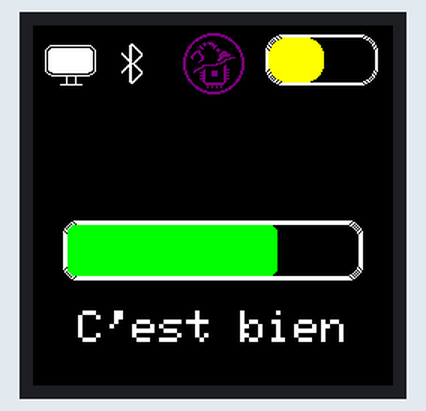
A sketch run on a simulated Arduino Uno, built with avr-gcc and run on an emulated ATmega328P. On the bench: 240×240 colour display.

Above: at 0.3 s.

The sketch:

CodeMontre2711.ino
```cpp
//---------écran------------//

#include <Adafruit_GFX.h>
#include <Adafruit_ST7789.h>
#include <SPI.h>

// Définir les broches SPI pour l'écran (à adapter si nécessaire)
#define TFT_CS   10
#define TFT_RST  9
#define TFT_DC   8

Adafruit_ST7789 display = Adafruit_ST7789(TFT_CS, TFT_DC, TFT_RST);

//------------écran---------------//

// 'Icone ordi allumé', 50x50px
const unsigned char epd_bitmap_Icone_ordi_allum_ [] PROGMEM = {
  0x00, 0x00, 0x00, 0x00, 0x00, 0x00, 0x00, 0x00, 0x00, 0x00, 0x00, 0x00, 0x00, 0x00, 0x00, 0x00,
  0x00, 0x00, 0x00, 0x00, 0x00, 0x00, 0x00, 0x00, 0x00, 0x00, 0x00, 0x00, 0x00, 0x00, 0x00, 0x00,
  0x00, 0x00, 0x00, 0x00, 0x00, 0x00, 0x00, 0x00, 0x00, 0x00, 0x00, 0x00, 0x00, 0x00, 0x00, 0x00,
  0x00, 0x00, 0x00, 0x00, 0x00, 0x00, 0x00, 0x00, 0x00, 0x00, 0x00, 0x00, 0x00, 0x00, 0x00, 0x00,
  0x00, 0x00, 0x00, 0x00, 0x00, 0x00, 0x00, 0x00, 0x00, 0x00, 0x00, 0x00, 0x00, 0x00, 0x00, 0x00,
  0x00, 0x00, 0x00, 0x00, 0x00, 0x00, 0x00, 0x00, 0x00, 0x00, 0x00, 0x00, 0x1f, 0xff, 0xff, 0xfe,
  0x00, 0x00, 0x00, 0x20, 0x00, 0x00, 0x01, 0x00, 0x00, 0x00, 0x4f, 0xff, 0xff, 0xfc, 0x80, 0x00,
  0x00, 0x9f, 0xff, 0xff, 0xfe, 0x40, 0x00, 0x00, 0xbf, 0xff, 0xff, 0xff, 0x40, 0x00, 0x00, 0xbf,
  0xff, 0xff, 0xff, 0x40, 0x00, 0x00, 0xbf, 0xff, 0xff, 0xff, 0x40, 0x00, 0x00, 0xbf, 0xff, 0xff,
  0xff, 0x40, 0x00, 0x00, 0xbf, 0xff, 0xff, 0xff, 0x40, 0x00, 0x00, 0xbf, 0xff, 0xff, 0xff, 0x40,
  0x00, 0x00, 0xbf, 0xff, 0xff, 0xff, 0x40, 0x00, 0x00, 0xbf, 0xff, 0xff, 0xff, 0x40, 0x00, 0x00,
  0xbf, 0xff, 0xff, 0xff, 0x40, 0x00, 0x00, 0xbf, 0xff, 0xff, 0xff, 0x40, 0x00, 0x00, 0xbf, 0xff,
  0xff, 0xff, 0x40, 0x00, 0x00, 0xbf, 0xff, 0xff, 0xff, 0x40, 0x00, 0x00, 0xbf, 0xff, 0xff, 0xff,
  0x40, 0x00, 0x00, 0x9f, 0xff, 0xff, 0xfe, 0x40, 0x00, 0x00, 0x47, 0xff, 0xff, 0xf8, 0x80, 0x00,
  0x00, 0x30, 0x00, 0x00, 0x03, 0x00, 0x00, 0x00, 0x0f, 0xff, 0xff, 0xfc, 0x00, 0x00, 0x00, 0x00,
  0x02, 0x08, 0x00, 0x00, 0x00, 0x00, 0x00, 0x02, 0x08, 0x00, 0x00, 0x00, 0x00, 0x00, 0x02, 0x08,
  0x00, 0x00, 0x00, 0x00, 0x00, 0x02, 0x08, 0x00, 0x00, 0x00, 0x00, 0x00, 0x02, 0x08, 0x00, 0x00,
  0x00, 0x00, 0x00, 0x3f, 0xff, 0x80, 0x00, 0x00, 0x00, 0x00, 0x00, 0x00, 0x00, 0x00, 0x00, 0x00,
  0x00, 0x00, 0x00, 0x00, 0x00, 0x00, 0x00, 0x00, 0x00, 0x00, 0x00, 0x00, 0x00, 0x00, 0x00, 0x00,
  0x00, 0x00, 0x00, 0x00, 0x00, 0x00, 0x00, 0x00, 0x00, 0x00, 0x00, 0x00, 0x00, 0x00, 0x00, 0x00,
  0x00, 0x00, 0x00, 0x00, 0x00, 0x00, 0x00, 0x00, 0x00, 0x00, 0x00, 0x00, 0x00, 0x00, 0x00, 0x00,
  0x00, 0x00, 0x00, 0x00, 0x00, 0x00, 0x00, 0x00, 0x00, 0x00, 0x00, 0x00, 0x00, 0x00
};


const int epd_bitmap_allArray_LEN1= 1;
const unsigned char* epd_bitmap_allArray1[1] = {
  epd_bitmap_Icone_ordi_allum_
};

// 'Icone ordi éteint', 50x50px
const unsigned char epd_bitmap_Icone_ordi__teint [] PROGMEM = {
  0x00, 0x00, 0x00, 0x00, 0x00, 0x00, 0x00, 0x00, 0x00, 0x00, 0x00, 0x00, 0x00, 0x00, 0x00, 0x00,
  0x00, 0x00, 0x00, 0x00, 0x00, 0x00, 0x00, 0x00, 0x00, 0x00, 0x00, 0x00, 0x00, 0x00, 0x00, 0x00,
  0x00, 0x00, 0x00, 0x00, 0x00, 0x00, 0x00, 0x00, 0x00, 0x00, 0x00, 0x00, 0x00, 0x00, 0x00, 0x00,
  0x00, 0x00, 0x00, 0x00, 0x00, 0x00, 0x00, 0x00, 0x00, 0x00, 0x00, 0x00, 0x00, 0x00, 0x00, 0x00,
  0x00, 0x00, 0x00, 0x00, 0x00, 0x00, 0x00, 0x00, 0x00, 0x00, 0x00, 0x00, 0x00, 0x00, 0x00, 0x00,
  0x00, 0x00, 0x00, 0x00, 0x00, 0x00, 0x00, 0x00, 0x00, 0x00, 0x00, 0x00, 0x1f, 0xff, 0xff, 0xfe,
  0x00, 0x00, 0x00, 0x20, 0x00, 0x00, 0x01, 0x00, 0x00, 0x00, 0x40, 0x00, 0x00, 0x00, 0x80, 0x00,
  0x00, 0x80, 0x00, 0x00, 0x00, 0x40, 0x00, 0x00, 0x80, 0x00, 0x00, 0x00, 0x40, 0x00, 0x00, 0x80,
  0x00, 0x00, 0x00, 0x40, 0x00, 0x00, 0x80, 0x00, 0x00, 0x00, 0x40, 0x00, 0x00, 0x80, 0x00, 0x00,
  0x00, 0x40, 0x00, 0x00, 0x80, 0x00, 0x00, 0x00, 0x40, 0x00, 0x00, 0x80, 0x00, 0x00, 0x00, 0x40,
  0x00, 0x00, 0x80, 0x00, 0x00, 0x00, 0x40, 0x00, 0x00, 0x80, 0x00, 0x00, 0x00, 0x40, 0x00, 0x00,
  0x80, 0x00, 0x00, 0x00, 0x40, 0x00, 0x00, 0x80, 0x00, 0x00, 0x00, 0x40, 0x00, 0x00, 0x80, 0x00,
  0x00, 0x00, 0x40, 0x00, 0x00, 0x80, 0x00, 0x00, 0x00, 0x40, 0x00, 0x00, 0x80, 0x00, 0x00, 0x00,
  0x40, 0x00, 0x00, 0x80, 0x00, 0x00, 0x00, 0x40, 0x00, 0x00, 0x40, 0x00, 0x00, 0x00, 0x80, 0x00,
  0x00, 0x30, 0x00, 0x00, 0x03, 0x00, 0x00, 0x00, 0x0f, 0xff, 0xff, 0xfc, 0x00, 0x00, 0x00, 0x00,
  0x02, 0x08, 0x00, 0x00, 0x00, 0x00, 0x00, 0x02, 0x08, 0x00, 0x00, 0x00, 0x00, 0x00, 0x02, 0x08,
  0x00, 0x00, 0x00, 0x00, 0x00, 0x02, 0x08, 0x00, 0x00, 0x00, 0x00, 0x00, 0x02, 0x08, 0x00, 0x00,
  0x00, 0x00, 0x00, 0x3f, 0xff, 0x80, 0x00, 0x00, 0x00, 0x00, 0x00, 0x00, 0x00, 0x00, 0x00, 0x00,
  0x00, 0x00, 0x00, 0x00, 0x00, 0x00, 0x00, 0x00, 0x00, 0x00, 0x00, 0x00, 0x00, 0x00, 0x00, 0x00,
  0x00, 0x00, 0x00, 0x00, 0x00, 0x00, 0x00, 0x00, 0x00, 0x00, 0x00, 0x00, 0x00, 0x00, 0x00, 0x00,
  0x00, 0x00, 0x00, 0x00, 0x00, 0x00, 0x00, 0x00, 0x00, 0x00, 0x00, 0x00, 0x00, 0x00, 0x00, 0x00,
  0x00, 0x00, 0x00, 0x00, 0x00, 0x00, 0x00, 0x00, 0x00, 0x00, 0x00, 0x00, 0x00, 0x00
};

const int epd_bitmap_allArray_LEN2= 1;
const unsigned char* epd_bitmap_allArray2[1] = {
  epd_bitmap_Icone_ordi__teint
};

// 'Icone bluetooth allumé', 50x50px
const unsigned char epd_bitmap_Icone_bluetooth_allum_ [] PROGMEM = {
  0x00, 0x00, 0x00, 0x00, 0x00, 0x00, 0x00, 0x00, 0x00, 0x00, 0x00, 0x00, 0x00, 0x00, 0x00, 0x00,
  0x00, 0x00, 0x00, 0x00, 0x00, 0x00, 0x00, 0x00, 0x00, 0x00, 0x00, 0x00, 0x00, 0x00, 0x00, 0x00,
  0x00, 0x00, 0x00, 0x00, 0x00, 0x00, 0x00, 0x00, 0x00, 0x00, 0x00, 0x00, 0x00, 0x00, 0x00, 0x00,
  0x00, 0x00, 0x00, 0x00, 0x00, 0x00, 0x00, 0x00, 0x00, 0x00, 0x00, 0x00, 0x00, 0x00, 0x00, 0x00,
  0x00, 0x00, 0x00, 0x00, 0x00, 0x00, 0x00, 0x00, 0x00, 0x00, 0x00, 0x00, 0x00, 0x00, 0x00, 0x00,
  0x00, 0x00, 0x00, 0x00, 0x00, 0x01, 0x80, 0x00, 0x00, 0x00, 0x00, 0x00, 0x03, 0xc0, 0x00, 0x00,
  0x00, 0x00, 0x00, 0x03, 0x60, 0x00, 0x00, 0x00, 0x00, 0x00, 0x03, 0x30, 0x00, 0x00, 0x00, 0x00,
  0x00, 0x03, 0x18, 0x00, 0x00, 0x00, 0x00, 0x00, 0x03, 0x0c, 0x00, 0x00, 0x00, 0x00, 0x00, 0x43,
  0x06, 0x00, 0x00, 0x00, 0x00, 0x00, 0x63, 0x02, 0x00, 0x00, 0x00, 0x00, 0x00, 0x33, 0x06, 0x00,
  0x00, 0x00, 0x00, 0x00, 0x1b, 0x0c, 0x00, 0x00, 0x00, 0x00, 0x00, 0x0f, 0x18, 0x00, 0x00, 0x00,
  0x00, 0x00, 0x07, 0x30, 0x00, 0x00, 0x00, 0x00, 0x00, 0x03, 0x60, 0x00, 0x00, 0x00, 0x00, 0x00,
  0x03, 0xc0, 0x00, 0x00, 0x00, 0x00, 0x00, 0x07, 0x60, 0x00, 0x00, 0x00, 0x00, 0x00, 0x0f, 0x30,
  0x00, 0x00, 0x00, 0x00, 0x00, 0x1b, 0x18, 0x00, 0x00, 0x00, 0x00, 0x00, 0x33, 0x0c, 0x00, 0x00,
  0x00, 0x00, 0x00, 0x63, 0x06, 0x00, 0x00, 0x00, 0x00, 0x00, 0x43, 0x02, 0x00, 0x00, 0x00, 0x00,
  0x00, 0x03, 0x06, 0x00, 0x00, 0x00, 0x00, 0x00, 0x03, 0x0c, 0x00, 0x00, 0x00, 0x00, 0x00, 0x03,
  0x18, 0x00, 0x00, 0x00, 0x00, 0x00, 0x03, 0x30, 0x00, 0x00, 0x00, 0x00, 0x00, 0x03, 0x60, 0x00,
  0x00, 0x00, 0x00, 0x00, 0x03, 0xc0, 0x00, 0x00, 0x00, 0x00, 0x00, 0x01, 0x80, 0x00, 0x00, 0x00,
  0x00, 0x00, 0x00, 0x00, 0x00, 0x00, 0x00, 0x00, 0x00, 0x00, 0x00, 0x00, 0x00, 0x00, 0x00, 0x00,
  0x00, 0x00, 0x00, 0x00, 0x00, 0x00, 0x00, 0x00, 0x00, 0x00, 0x00, 0x00, 0x00, 0x00, 0x00, 0x00,
  0x00, 0x00, 0x00, 0x00, 0x00, 0x00, 0x00, 0x00, 0x00, 0x00, 0x00, 0x00, 0x00, 0x00, 0x00, 0x00,
  0x00, 0x00, 0x00, 0x00, 0x00, 0x00, 0x00, 0x00, 0x00, 0x00, 0x00, 0x00, 0x00, 0x00, 0x00, 0x00,
  0x00, 0x00, 0x00, 0x00, 0x00, 0x00, 0x00, 0x00, 0x00, 0x00, 0x00, 0x00, 0x00, 0x00
};

const int epd_bitmap_allArray_LEN3 = 1;
const unsigned char* epd_bitmap_allArray3[1] = {
  epd_bitmap_Icone_bluetooth_allum_
};

// 'Icone MEAB', 50x50px
const unsigned char epd_bitmap_Icone_MEAB [] PROGMEM = {
  0x00, 0x00, 0x00, 0x00, 0x00, 0x00, 0x00, 0x00, 0x00, 0x00, 0x00, 0x00, 0x00, 0x00, 0x00, 0x00,
  0x00, 0x00, 0x00, 0x00, 0x00, 0x00, 0x00, 0x00, 0x00, 0x00, 0x00, 0x00, 0x00, 0x00, 0x00, 0x00,
  0x00, 0x00, 0x00, 0x00, 0x00, 0x07, 0xfc, 0x00, 0x00, 0x00, 0x00, 0x00, 0x3f, 0xff, 0x80, 0x00,
  0x00, 0x00, 0x00, 0xf8, 0x03, 0xe0, 0x00, 0x00, 0x00, 0x03, 0xc0, 0x00, 0x78, 0x00, 0x00, 0x00,
  0x07, 0x00, 0x00, 0x1c, 0x00, 0x00, 0x00, 0x0e, 0x00, 0x00, 0x0e, 0x00, 0x00, 0x00, 0x18, 0x17,
  0x80, 0x03, 0x00, 0x00, 0x00, 0x30, 0x3b, 0xc0, 0x01, 0x80, 0x00, 0x00, 0x60, 0x90, 0xf0, 0x00,
  0xc0, 0x00, 0x00, 0xe0, 0xc0, 0x60, 0x00, 0xe0, 0x00, 0x00, 0xc0, 0x60, 0x48, 0x00, 0x60, 0x00,
  0x01, 0x81, 0x00, 0x1c, 0x00, 0x30, 0x00, 0x01, 0x87, 0x80, 0x09, 0xc0, 0x30, 0x00, 0x03, 0x0d,
  0x80, 0x03, 0xe0, 0x18, 0x00, 0x03, 0x18, 0xc0, 0x07, 0xf8, 0x18, 0x00, 0x03, 0x30, 0x60, 0x07,
  0xf0, 0x18, 0x00, 0x06, 0x30, 0x60, 0x07, 0x0f, 0x0c, 0x00, 0x06, 0x10, 0x60, 0x0e, 0x78, 0x0c,
  0x00, 0x06, 0x00, 0xc0, 0x0c, 0xc0, 0x0c, 0x00, 0x06, 0x01, 0x00, 0x03, 0x80, 0x0c, 0x00, 0x06,
  0x00, 0x00, 0x1e, 0x00, 0x0c, 0x00, 0x06, 0x00, 0x3f, 0xf0, 0x40, 0x0c, 0x00, 0x06, 0x00, 0x60,
  0x00, 0xc0, 0x0c, 0x00, 0x06, 0x01, 0xc0, 0x00, 0xc0, 0x0c, 0x00, 0x06, 0x07, 0x10, 0x00, 0xf0,
  0x0c, 0x00, 0x03, 0x0c, 0x30, 0xf0, 0xc0, 0x18, 0x00, 0x03, 0x08, 0xf0, 0xf0, 0xf0, 0x18, 0x00,
  0x03, 0x00, 0x30, 0xf0, 0xc0, 0x18, 0x00, 0x01, 0x80, 0xf0, 0xf0, 0xf0, 0x30, 0x00, 0x01, 0x80,
  0x30, 0x00, 0xc0, 0x30, 0x00, 0x00, 0xc0, 0xf0, 0x00, 0xf0, 0x60, 0x00, 0x00, 0xe0, 0x30, 0x00,
  0xc0, 0xe0, 0x00, 0x00, 0x60, 0x30, 0x00, 0xc0, 0xc0, 0x00, 0x00, 0x30, 0x1f, 0xff, 0x81, 0x80,
  0x00, 0x00, 0x18, 0x0f, 0xff, 0x03, 0x00, 0x00, 0x00, 0x0e, 0x04, 0x92, 0x0e, 0x00, 0x00, 0x00,
  0x07, 0x04, 0x92, 0x1c, 0x00, 0x00, 0x00, 0x03, 0xc0, 0x00, 0x78, 0x00, 0x00, 0x00, 0x00, 0xf8,
  0x03, 0xe0, 0x00, 0x00, 0x00, 0x00, 0x3f, 0xff, 0x80, 0x00, 0x00, 0x00, 0x00, 0x07, 0xfc, 0x00,
  0x00, 0x00, 0x00, 0x00, 0x00, 0x00, 0x00, 0x00, 0x00, 0x00, 0x00, 0x00, 0x00, 0x00, 0x00, 0x00,
  0x00, 0x00, 0x00, 0x00, 0x00, 0x00, 0x00, 0x00, 0x00, 0x00, 0x00, 0x00, 0x00, 0x00
};


const unsigned char* epd_bitmap_allArray4[1] = {
  epd_bitmap_Icone_MEAB
};

void setup()
{
  Serial.begin(9600);

  // Initialisation de l'écran
  display.init(240, 240); // Initialisation pour un écran 240x240
  display.setRotation(0); // Orientation de l'écran
  display.fillScreen(ST77XX_BLACK); // Efface l'écran en noir
}

void loop() {

  //écran//

  // Variable de mouvement (activité) et batterie (charge)
    float mouvement = 0.7; // Niveau d'activité (0 à 1)
    float batterie = 0.5;  // Niveau de batterie (0 à 1)

    // --- Effacer l'écran avant chaque mise à jour ---
    display.fillScreen(ST77XX_BLACK);

    // --- Affichage de la barre centrale (activité) ---
    // Position et dimensions du rectangle extérieur (blanc)
    int x = 20; // Position X
    int y = 130; // Position Y
    int Lar = 200; // Largeur
    int Hau = 40; // Hauteur Hau
    int arrondi = 10; // Rayon des coins arrondis
    int Ep = 3; // Épaisseur

    // Dessiner le cadre extérieur blanc
    for (int i = 0; i < Ep; i++) {
        display.drawRoundRect(x + i, y + i, Lar - 2 * i, Hau - 2 * i, arrondi, ST77XX_WHITE);
    }

    // Déterminer la largeur de la barre intérieure
    int Lar_int = Lar * mouvement;
    int x_int = x + Ep;
    int y_int = y + Ep;
    int Hau_int = Hau - 2 * Ep;
    int arrondi_inter = 5;

    // Couleur et message pour la barre d'activité
    uint16_t color;
    const char* message;

    if (mouvement <= 0.2) {
        color = ST77XX_RED;
        message = "Bouge !";
    } else if (mouvement <= 0.4) {
        color = ST77XX_ORANGE;
        message = "Insuffisant";
    } else if (mouvement <= 0.6) {
        color = ST77XX_YELLOW;
        message = "Encore";
    } else if (mouvement <= 0.8) {
        color = ST77XX_GREEN;
        message = "C'est bien";
    } else {
        color = 0x03E0; // Vert foncé
        message = "Excellent";
    }

    // Dessiner la barre d'activité
    display.fillRoundRect(x_int, y_int, Lar_int, Hau_int, arrondi_inter, color);

    // Afficher le texte de la barre d'activité
    int16_t text_x, text_y;
    uint16_t text_Lar, text_Hau;
    display.setTextSize(3);
    display.getTextBounds(message, 0, 0, &text_x, &text_y, &text_Lar, &text_Hau);

    int text_x_centre = (240 - text_Lar) / 2;
    int text_y_centre = 190;
    display.setCursor(text_x_centre, text_y_centre);
    display.setTextColor(ST77XX_WHITE);
    display.print(message);

    // --- Affichage de la barre de batterie ---
    int x_bat = 155; // Position X en haut à droite
    int y_bat = 6;  // Position Y en haut
    int Lar_bat = 75; // Largeur
    int Hau_bat = 34; // Hauteur
    int arrondi_bat = 12; // Rayon des coins arrondis
    int Ep_bat = 2; // Épaisseur

    // Dessiner le cadre extérieur blanc pour la batterie
    for (int i = 0; i < Ep_bat; i++) {
        display.drawRoundRect(x_bat + i, y_bat + i, Lar_bat - 2 * i, Hau_bat - 2 * i, arrondi_bat, ST77XX_WHITE);
    }

    // Déterminer la largeur intérieure de la barre de batterie
    int Lar_bat_int = Lar_bat * batterie;
    int x_bat_int = x_bat + Ep_bat;
    int y_bat_int = y_bat + Ep_bat;
    int Hau_bat_int = Hau_bat - 2 * Ep_bat;

    // Couleur de la batterie en fonction de son niveau
    uint16_t battery_color;
    if (batterie <= 0.2) {
        battery_color = ST77XX_RED;
    } else if (batterie <= 0.4) {
        battery_color = ST77XX_ORANGE;
    } else if (batterie <= 0.6) {
        battery_color = ST77XX_YELLOW;
    } else if (batterie <= 0.8) {
        battery_color = ST77XX_GREEN;
    } else {
        battery_color = 0x03E0; // Vert foncé
    }

    // Dessiner la barre de batterie
    display.fillRoundRect(x_bat_int, y_bat_int, Lar_bat_int, Hau_bat_int, arrondi_bat, battery_color);

    display.drawBitmap(0,0,epd_bitmap_Icone_ordi_allum_ ,50,50,ST77XX_WHITE);
    display.drawBitmap(50,0,epd_bitmap_Icone_bluetooth_allum_,50,50,ST77XX_WHITE);
    display.drawBitmap(95,0,epd_bitmap_Icone_MEAB,50,50,0x780F);

    delay(2000);

}
```

Measured:
- what the display in image 0 shows lasts 2.0 s, from 0.3 s to 2.3 s
